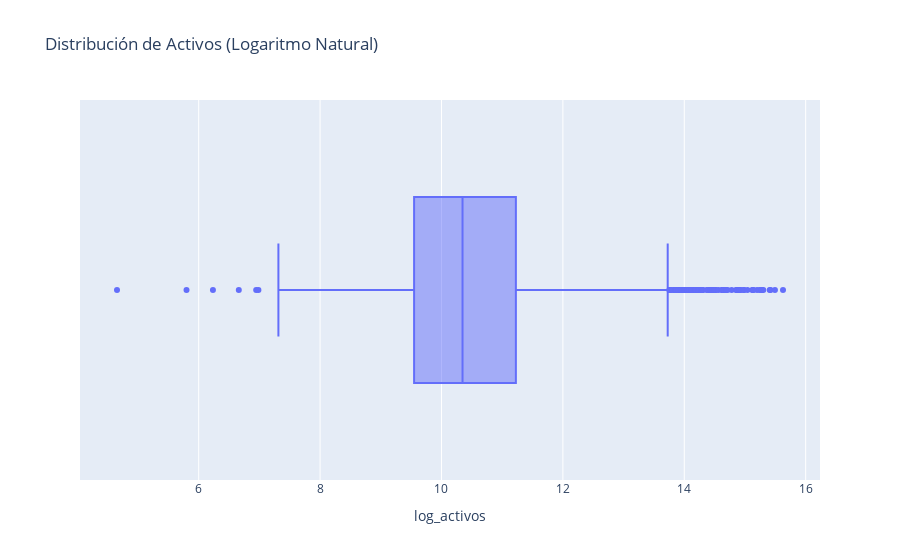

The code cell stored with this chart in its notebook:
### Code cell
# Aplicar el logaritmo natural a la columna 'activos' y crear una nueva columna 'log_activos'
combined_df["log_activos"] = combined_df["activos"].apply(lambda x: np.log(x))

# Crear un gráfico de caja (box plot) con Plotly Express (px) utilizando los logaritmos de 'activos'
fig = px.box(
    combined_df, x='log_activos', title='Distribución de Activos (Logaritmo Natural)',
    labels={'activos': 'Activos'}, template='plotly'
)

# Configuraciones adicionales para mejorar la visualización
fig.update_traces(
    boxpoints='log_activos',  # Mostrar todos los puntos para cada caja usando los logaritmos
    jitter=0.3,  
    pointpos=-1.8,  
    marker=dict(size=4), 
    selector=dict(mode='markers+text', textfont_size=10), 
    textposition='top center'  )

# Mostrar el gráfico
fig.show()

### Figure 1 — Plotly figure (JSON) as saved in the notebook; plotly's stock layout.template omitted (floating-point values rounded to 4 significant figures; data arrays with more than 128 entries replaced by an {"elided": "..."} marker saying what was removed)
{"data": [{"alignmentgroup": "True", "hovertemplate": "log_activos=%{x}<extra></extra>", "legendgroup": "", "marker": {"color": "#636efa"}, "name": "", "notched": false, "offsetgroup": "", "orientation": "h", "showlegend": false, "type": "box", "x": {"elided": "4000 float values"}, "x0": " ", "xaxis": "x", "y0": " ", "yaxis": "y"}], "layout": {"boxmode": "group", "legend": {"tracegroupgap": 0}, "title": {"text": "Distribución de Activos (Logaritmo Natural)"}, "xaxis": {"anchor": "y", "domain": [0, 1], "title": {"text": "log_activos"}}, "yaxis": {"anchor": "x", "domain": [0, 1]}}}
